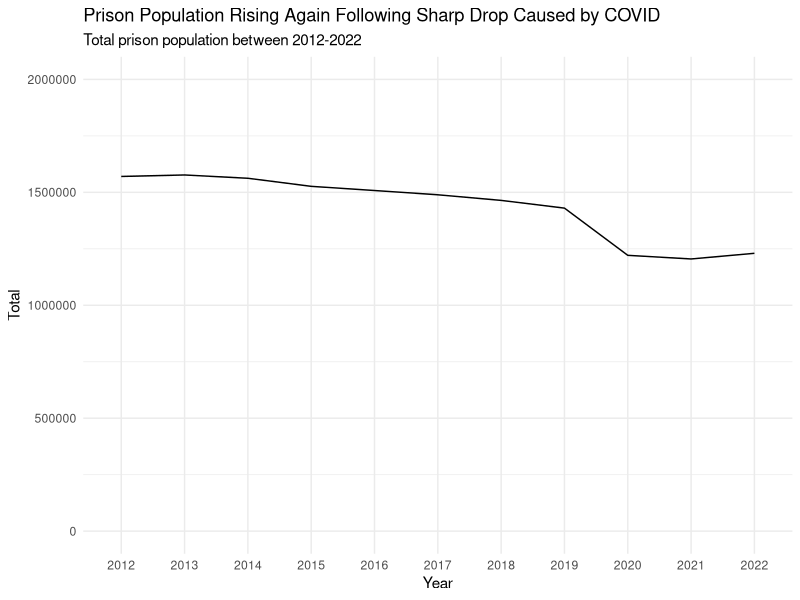

Source code (R):
require(tidyverse)

prisonPopulation <- read_csv("stock.csv")%>%
  slice(1:11)%>%
  select(Year,Total)
prisonPopulation

prisonPopulationChart <- ggplot(prisonPopulation, aes(x = Year, y = Total, group=1)) +
  geom_line() +
  scale_y_continuous(limits = c(0,2000000))+
  labs(title = "Prison Population Rising Again Following Sharp Drop Caused by COVID",
       subtitle = "Total prison population between 2012-2022")+
  theme_minimal()
prisonPopulationChart
